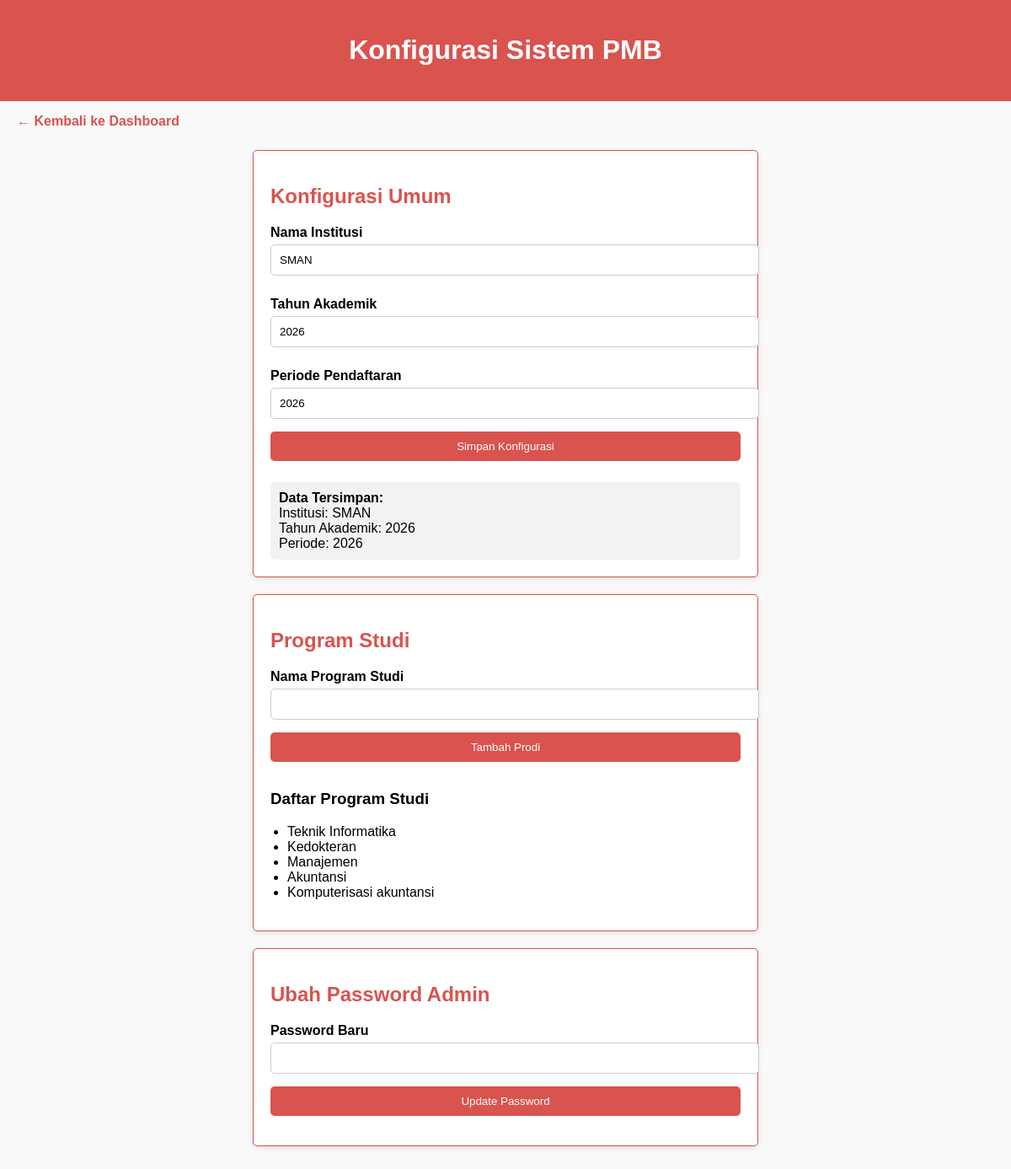
/konfigurasi_system.php (signed in), run on the app's committed database.
### tables this page shows
CREATE TABLE `konfigurasi_umum` (
  `id` int(11) NOT NULL,
  `nama_institusi` varchar(255) DEFAULT NULL,
  `tahun_akademik` varchar(20) DEFAULT NULL,
  `periode_pendaftaran` varchar(100) DEFAULT NULL
);

CREATE TABLE `program_studi` (
  `id` int(11) NOT NULL,
  `nama_prodi` varchar(255) NOT NULL
);

### konfigurasi_system.php (the view, shortened to what this page needs)
<?php
$conn = mysqli_connect("localhost", "root", "", "db_dey");
$konfigurasi = mysqli_query($conn, "SELECT * FROM konfigurasi_umum LIMIT 1");
$isi_konfigurasi = mysqli_fetch_assoc($konfigurasi);
$daftar_prodi = mysqli_query($conn, "SELECT * FROM program_studi");
?>
<!DOCTYPE html>
<html lang="id">
<head>
</head>
<body>
  <div class="header">
    <h1>Konfigurasi Sistem PMB</h1>
  </div>
  <div class="back-link">
    <a href="dashboard.php">&#8592; Kembali ke Dashboard</a>
  </div>
  <div class="container">
    <form method="POST" class="section">
      <h2>Konfigurasi Umum</h2>
      <label>Nama Institusi</label>
      <input type="text" name="nama_institusi" value="<?= htmlspecialchars($isi_konfigurasi['nama_institusi'] ?? '') ?>" required>
      <label>Tahun Akademik</label>
      <input type="text" name="tahun_akademik" value="<?= htmlspecialchars($isi_konfigurasi['tahun_akademik'] ?? '') ?>" required>
      <label>Periode Pendaftaran</label>
      <input type="text" name="periode_pendaftaran" value="<?= htmlspecialchars($isi_konfigurasi['periode_pendaftaran'] ?? '') ?>" required>
      <button type="submit" name="simpan_umum">Simpan Konfigurasi</button>
      <?php if ($isi_konfigurasi): ?>
      <div class="config-display">
        <strong>Data Tersimpan:</strong><br>
        Institusi: <?= htmlspecialchars($isi_konfigurasi['nama_institusi']) ?><br>
        Tahun Akademik: <?= htmlspecialchars($isi_konfigurasi['tahun_akademik']) ?><br>
        Periode: <?= htmlspecialchars($isi_konfigurasi['periode_pendaftaran']) ?>
      </div>
      <?php endif; ?>
    </form>
    <form method="POST" class="section">
      <h2>Program Studi</h2>
      <label>Nama Program Studi</label>
      <input type="text" name="prodi" required>
      <button type="submit" name="tambah_prodi">Tambah Prodi</button>
      <h3>Daftar Program Studi</h3>
      <ul>
        <?php while($row = mysqli_fetch_assoc($daftar_prodi)): ?>
          <li><?= htmlspecialchars($row['nama_prodi']) ?></li>
        <?php endwhile; ?>
      </ul>
    </form>
    <form method="POST" class="section">
      <h2>Ubah Password Admin</h2>
      <label>Password Baru</label>
      <input type="password" name="password" required>
      <button type="submit" name="update_password">Update Password</button>
    </form>
  </div>
</body>
</html>

### konfigurasi_system.php (style rules this page uses)
body { font-family: Arial, sans-serif; background-color: #f9f9f9; margin: 0; }
.header { background-color: #d9534f; color: white; padding: 20px; text-align: center; }
.back-link { padding: 15px 20px; }
.back-link a { text-decoration: none; color: #d9534f; font-weight: bold; }
.container { margin: 0 auto; max-width: 600px; padding: 10px; }
.section { background: white; padding: 20px; margin-bottom: 20px; border: 1px solid #d9534f; border-radius: 5px; box-shadow: 0 2px 6px rgba(0,0,0,0.1); }
.section h2 { color: #d9534f; }
label { display: block; margin: 10px 0 5px; font-weight: bold; }
input, button { width: 100%; padding: 10px; margin-bottom: 15px; border-radius: 5px; border: 1px solid #ccc; }
button { background-color: #d9534f; color: white; border: none; cursor: pointer; }
ul { padding-left: 20px; }
.config-display { background: #f2f2f2; padding: 10px; border-radius: 5px; margin-top: 10px; }

### data on the page
konfigurasi_umum: nama_institusi "SMAN", tahun_akademik "2026", periode_pendaftaran "2026"
program_studi: nama_prodi "Teknik Informatika"
program_studi: nama_prodi "Kedokteran"
program_studi: nama_prodi "Manajemen"
program_studi: nama_prodi "Akuntansi"
program_studi: nama_prodi "Komputerisasi akuntansi"
